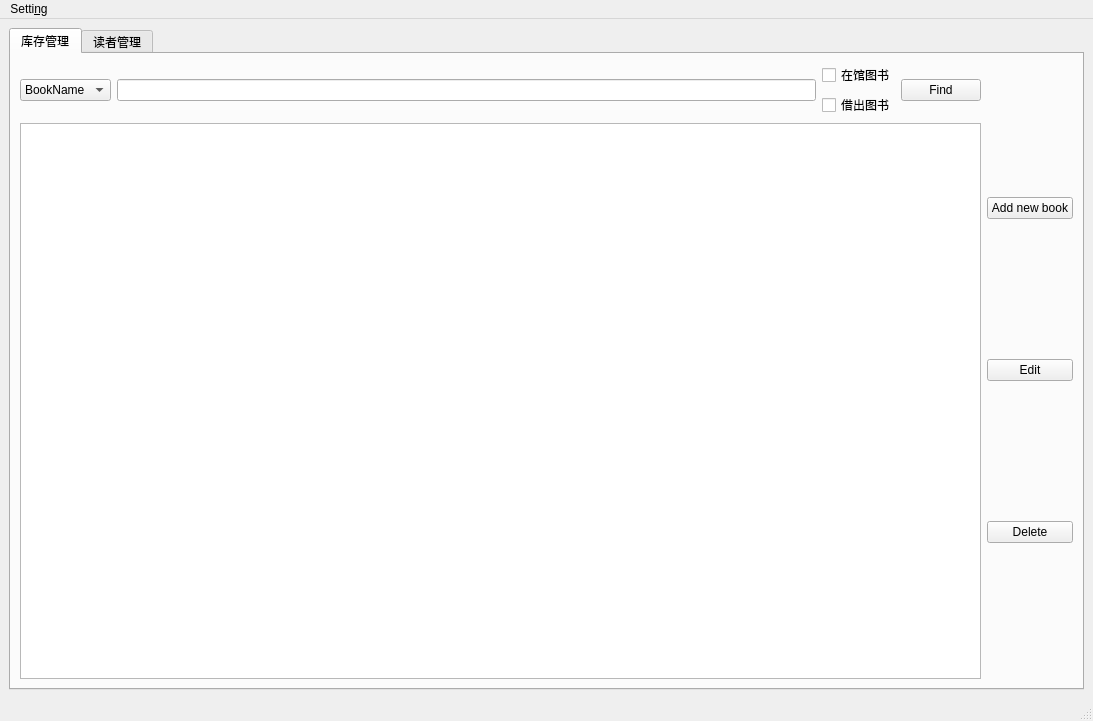
<?xml version="1.0" encoding="UTF-8"?>
<ui version="4.0">
 <class>adminMainWindow</class>
 <widget class="QMainWindow" name="adminMainWindow">
  <property name="geometry">
   <rect>
    <x>0</x>
    <y>0</y>
    <width>1093</width>
    <height>721</height>
   </rect>
  </property>
  <property name="windowTitle">
   <string>MainWindow</string>
  </property>
  <widget class="QWidget" name="centralwidget">
   <layout class="QHBoxLayout" name="horizontalLayout">
    <item>
     <widget class="QTabWidget" name="tabWidget">
      <property name="currentIndex">
       <number>0</number>
      </property>
      <property name="tabsClosable">
       <bool>false</bool>
      </property>
      <property name="movable">
       <bool>true</bool>
      </property>
      <widget class="QWidget" name="tab">
       <attribute name="title">
        <string>库存管理</string>
       </attribute>
       <layout class="QHBoxLayout" name="horizontalLayout_4">
        <item>
         <layout class="QVBoxLayout" name="verticalLayout">
          <item>
           <layout class="QHBoxLayout" name="horizontalLayout_2">
            <item>
             <widget class="QComboBox" name="comboBox">
              <property name="currentText">
               <string>BookName</string>
              </property>
              <item>
               <property name="text">
                <string>BookName</string>
               </property>
              </item>
              <item>
               <property name="text">
                <string>Author</string>
               </property>
              </item>
              <item>
               <property name="text">
                <string>ISBN</string>
               </property>
              </item>
             </widget>
            </item>
            <item>
             <widget class="QLineEdit" name="lineEdit"/>
            </item>
            <item>
             <layout class="QVBoxLayout" name="verticalLayout_5">
              <item>
               <widget class="QCheckBox" name="checkBox_3">
                <property name="text">
                 <string>在馆图书</string>
                </property>
               </widget>
              </item>
              <item>
               <widget class="QCheckBox" name="checkBox_4">
                <property name="text">
                 <string>借出图书</string>
                </property>
               </widget>
              </item>
             </layout>
            </item>
            <item>
             <widget class="QPushButton" name="pushButton">
              <property name="text">
               <string>Find</string>
              </property>
             </widget>
            </item>
           </layout>
          </item>
          <item>
           <widget class="QTableWidget" name="tableWidget"/>
          </item>
         </layout>
        </item>
        <item>
         <layout class="QVBoxLayout" name="verticalLayout_2">
          <item>
           <widget class="QPushButton" name="pushButton_4">
            <property name="text">
             <string>Add new book</string>
            </property>
           </widget>
          </item>
          <item>
           <widget class="QPushButton" name="pushButton_3">
            <property name="text">
             <string>Edit</string>
            </property>
           </widget>
          </item>
          <item>
           <widget class="QPushButton" name="pushButton_2">
            <property name="text">
             <string>Delete</string>
            </property>
           </widget>
          </item>
         </layout>
        </item>
       </layout>
      </widget>
      <widget class="QWidget" name="tab_2">
       <attribute name="title">
        <string>读者管理</string>
       </attribute>
       <layout class="QHBoxLayout" name="horizontalLayout_5">
        <item>
         <layout class="QVBoxLayout" name="verticalLayout_3">
          <item>
           <layout class="QHBoxLayout" name="horizontalLayout_3">
            <item>
             <widget class="QComboBox" name="comboBox_2">
              <item>
               <property name="text">
                <string>ID</string>
               </property>
              </item>
              <item>
               <property name="text">
                <string>Name</string>
               </property>
              </item>
             </widget>
            </item>
            <item>
             <widget class="QLineEdit" name="lineEdit_2"/>
            </item>
            <item>
             <layout class="QVBoxLayout" name="verticalLayout_6">
              <item>
               <widget class="QCheckBox" name="checkBox">
                <property name="text">
                 <string>欠款者</string>
                </property>
               </widget>
              </item>
              <item>
               <widget class="QCheckBox" name="checkBox_2">
                <property name="text">
                 <string>无欠款者</string>
                </property>
               </widget>
              </item>
             </layout>
            </item>
            <item>
             <widget class="QPushButton" name="pushButton_5">
              <property name="text">
               <string>Find</string>
              </property>
             </widget>
            </item>
           </layout>
          </item>
          <item>
           <widget class="QTableWidget" name="tableWidget_2"/>
          </item>
         </layout>
        </item>
        <item>
         <layout class="QVBoxLayout" name="verticalLayout_4">
          <item>
           <widget class="QPushButton" name="pushButton_6">
            <property name="text">
             <string>Add new reader</string>
            </property>
           </widget>
          </item>
          <item>
           <widget class="QPushButton" name="pushButton_7">
            <property name="text">
             <string>Edit</string>
            </property>
           </widget>
          </item>
          <item>
           <widget class="QPushButton" name="pushButton_8">
            <property name="text">
             <string>Delete</string>
            </property>
           </widget>
          </item>
         </layout>
        </item>
       </layout>
      </widget>
     </widget>
    </item>
   </layout>
  </widget>
  <widget class="QMenuBar" name="menubar">
   <property name="geometry">
    <rect>
     <x>0</x>
     <y>0</y>
     <width>1093</width>
     <height>28</height>
    </rect>
   </property>
   <widget class="QMenu" name="menuSetting">
    <property name="title">
     <string>Setti&amp;ng</string>
    </property>
    <addaction name="action_2"/>
    <addaction name="separator"/>
    <addaction name="action"/>
   </widget>
   <addaction name="menuSetting"/>
  </widget>
  <widget class="QStatusBar" name="statusbar"/>
  <action name="action">
   <property name="text">
    <string>罚款设置</string>
   </property>
  </action>
  <action name="action_2">
   <property name="text">
    <string>修改密码</string>
   </property>
  </action>
 </widget>
 <resources/>
 <connections/>
</ui>
